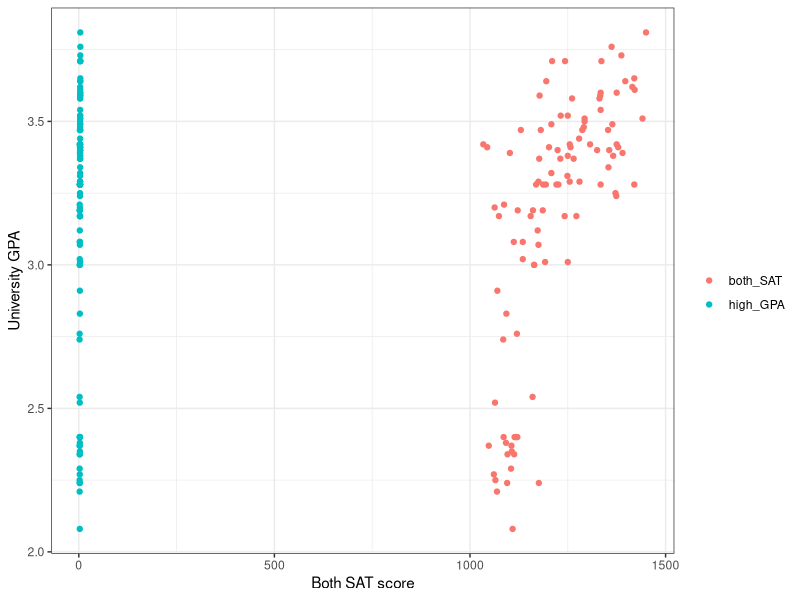
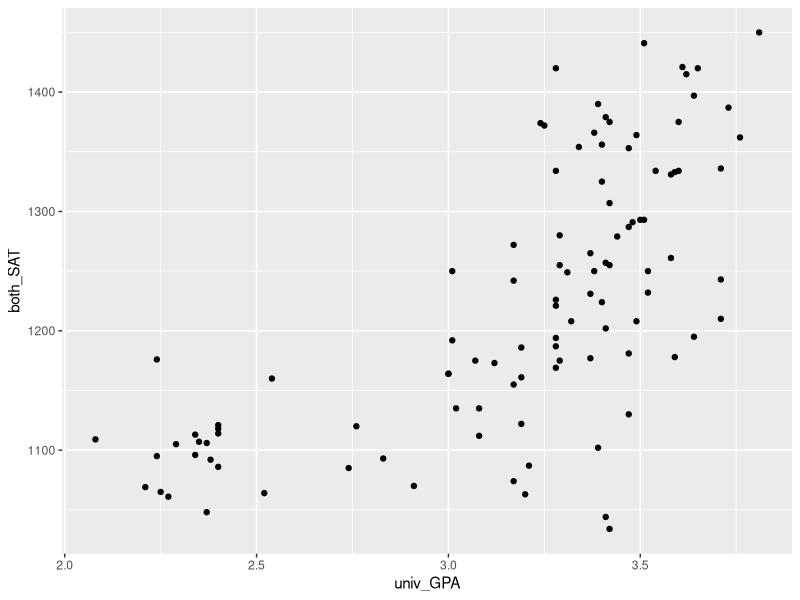
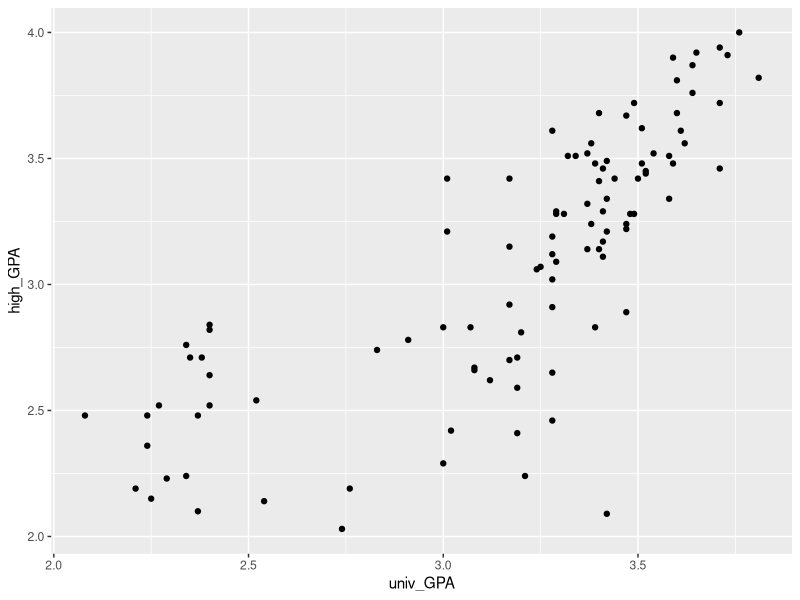
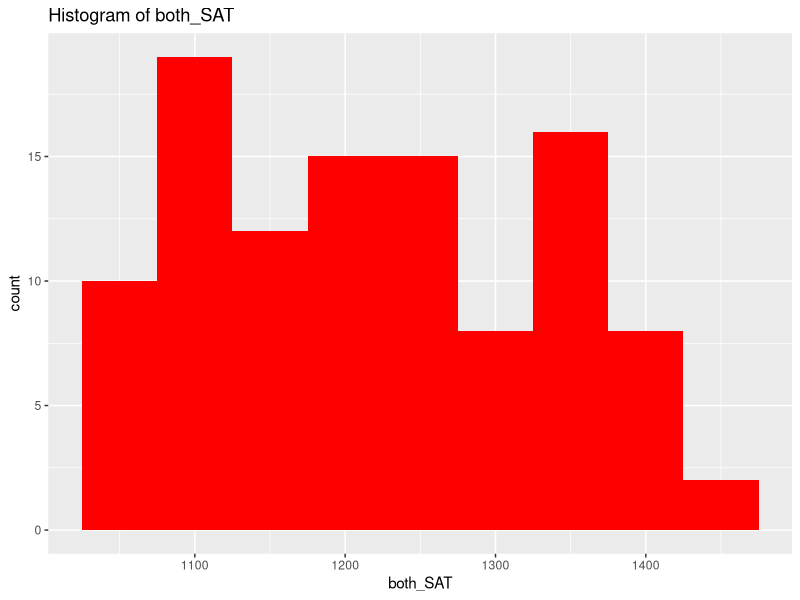
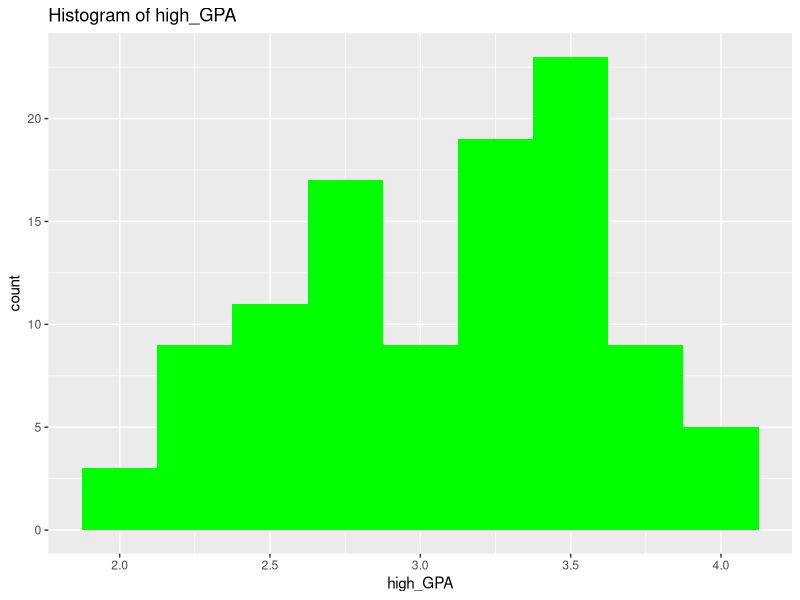
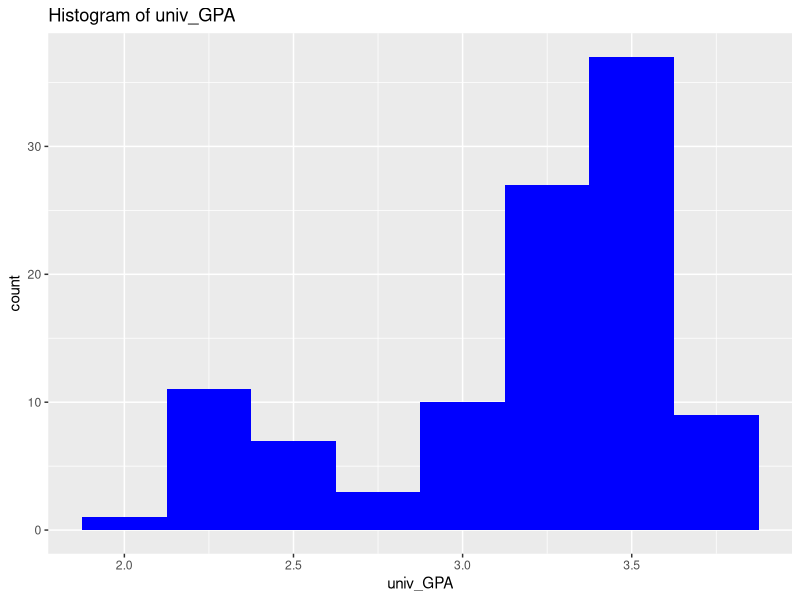

Generate these figures, in order, with R:
## ---- chunk 1
library(tidyverse)
library(readxl)
library(broom)
library(modelr)
library(rsample)
## ---- chunk 2
## TODO:
df_sat <- read_excel("./data/sat.xls")
## TODO: Do your "first checks"
df_sat %>% glimpse()
## ---- chunk 3
## NOTE: No need to edit this
df_composite <-
  df_sat %>%
  mutate(both_SAT = math_SAT + verb_SAT)
## ---- chunk 4
## TODO:
df_composite_long <- pivot_longer(df_composite, cols = c("high_GPA", "both_SAT"),
                                  names_to = "variable", values_to = "value")


# Create the scatter plot with a regression line
ggplot(df_composite_long, aes(x = value, y = univ_GPA, color = variable)) +
  geom_point() +
  labs(y = "University GPA", x = "Both SAT score", color = "") +
  theme_bw()
#I dont like how its not scaled, i tried using the y_scale_continous thing but it didnt work out...

#I made these plots for better observations to answer the questions
ggplot(df_composite, aes(x = univ_GPA, y = both_SAT)) +
  geom_point()

ggplot(df_composite, aes(x = univ_GPA, y = high_GPA)) +
  geom_point()
## ---- chunk 5
ggplot(df_composite, aes(x = both_SAT)) + geom_histogram(binwidth=50, fill = "red") + 
  labs(title = "Histogram of both_SAT")
ggplot(df_composite, aes(x = high_GPA)) + geom_histogram(binwidth=0.25, fill = "green") + 
  labs(title = "Histogram of high_GPA")
ggplot(df_composite, aes(x = univ_GPA)) + geom_histogram(binwidth=0.25,fill = "blue") + 
  labs(title = "Histogram of univ_GPA")
## ---- chunk 6
## TODO: Use the function cor.test() to test the correlations between
##       high_GPA and univ_GPA, as well as between
##       both_SAT and univ_GPA
# calculate the correlation and confidence intervals for high_GPA and univ_GPA
cor_test_high_univ <- cor.test(df_composite$high_GPA, df_composite$univ_GPA)
cat("Correlation between high_GPA and univ_GPA:", round(cor_test_high_univ$estimate, 2), "\n")
cat("Confidence interval for the correlation:", round(cor_test_high_univ$conf.int, 2), "\n")

# calculate the correlation and confidence intervals for both_SAT and univ_GPA
cor_test_both_univ <- cor.test(df_composite$both_SAT, df_composite$univ_GPA)
cat("Correlation between both_SAT and univ_GPA:", round(cor_test_both_univ$estimate, 2), "\n")
cat("Confidence interval for the correlation:", round(cor_test_both_univ$conf.int, 2), "\n")

## ---- chunk 7
## TODO: Use the bootstrap to compute a confidence interval for corr[high_GPA, univ_GPA]
corr_fn <- function(data, indices) {
  cor(data[indices, "high_GPA"], data[indices, "univ_GPA"])
}

# set the random seed for reproducibility
set.seed(123)

# perform the bootstrap
n_bootstrap <- 1000
bootstrap_corr <- replicate(n_bootstrap, corr_fn(df_composite, sample(nrow(df_composite), nrow(df_composite), replace = TRUE)))

# calculate the confidence interval
bootstrap_ci <- quantile(bootstrap_corr, c(0.025, 0.975))

# print the results
cat("Bootstrap estimate of correlation:", round(mean(bootstrap_corr), 2), "\n")
cat("Bootstrap confidence interval:", round(bootstrap_ci, 2))
## ---- chunk 8
## NOTE: No need to edit
set.seed(101)

df_train <-
  df_composite %>%
  rowid_to_column() %>%
  slice_sample(n = 80)

df_validate <-
  df_composite %>%
  rowid_to_column() %>%
  anti_join(
    .,
    df_train,
    by = "rowid"
  )
## ---- chunk 9
## TODO: Fit a model of univ_GPA on the predictor both_SAT
fit_basic <- lm(univ_GPA ~ both_SAT, data = df_composite)

## Assess the model
summary(fit_basic)

## NOTE: The following computes confidence intervals on regression coefficients
fit_basic %>%
  tidy(
    conf.int = TRUE,
    conf.level = 0.99
  )
## ---- chunk 10
## TODO: Fit and assess models with predictors both_SAT + high_GPA, and high_GPA alone
fit_both <- lm(univ_GPA ~ high_GPA + both_SAT, data = df_composite)

## Assess the model
summary(fit_both)

fit_both %>%
  tidy(
    conf.int = TRUE,
    conf.level = 0.99
  )

## Fit the model with high_GPA only
fit_high <- lm(univ_GPA ~ high_GPA, data = df_composite)

## Assess the model
summary(fit_high)

fit_high %>%
  tidy(
    conf.int = TRUE,
    conf.level = 0.99
  )
